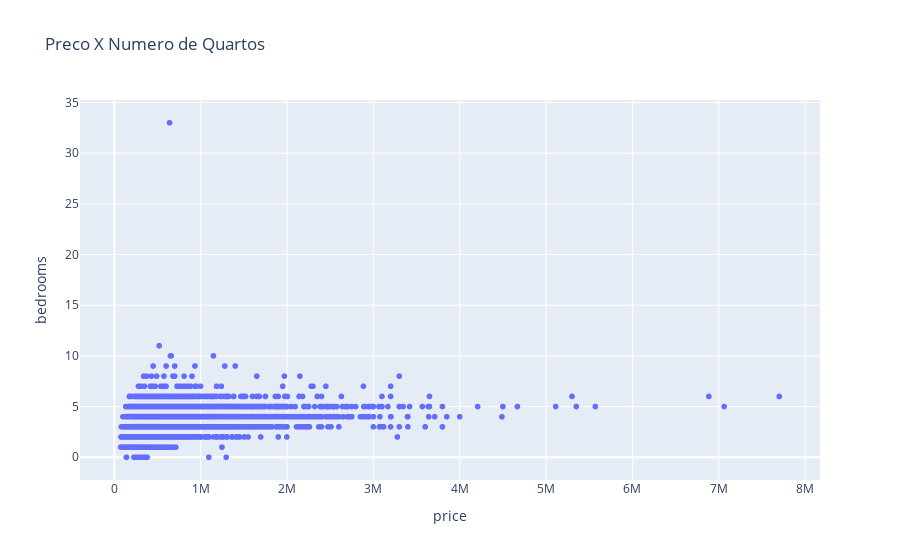

The code cell stored with this chart in its notebook:
### Code cell
#relacao entre o preco e o numero de quartos
import matplotlib.pyplot as plt
fig = px.scatter(df, x="price", y="bedrooms",title="Preco X Numero de Quartos")
fig.show()

### Figure 1 — Plotly figure (JSON) as saved in the notebook; plotly's stock layout.template omitted (floating-point values rounded to 4 significant figures; data arrays with more than 128 entries replaced by an {"elided": "..."} marker saying what was removed)
{"data": [{"hovertemplate": "price=%{x}<br>bedrooms=%{y}<extra></extra>", "legendgroup": "", "marker": {"color": "#636efa", "symbol": "circle"}, "mode": "markers", "name": "", "showlegend": false, "type": "scattergl", "x": {"elided": "21608 float values"}, "xaxis": "x", "y": {"elided": "21608 float values"}, "yaxis": "y"}], "layout": {"legend": {"tracegroupgap": 0}, "title": {"text": "Preco X Numero de Quartos"}, "xaxis": {"anchor": "y", "domain": [0, 1], "title": {"text": "price"}}, "yaxis": {"anchor": "x", "domain": [0, 1], "title": {"text": "bedrooms"}}}}
